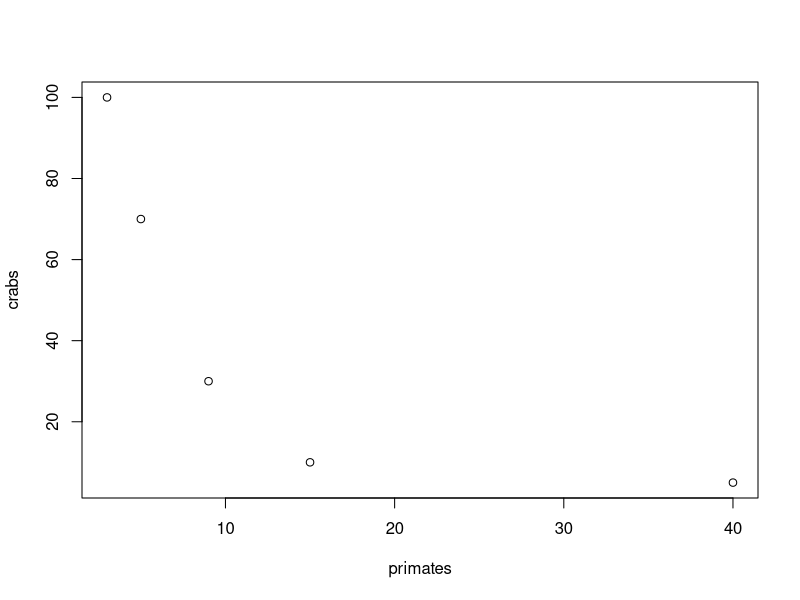
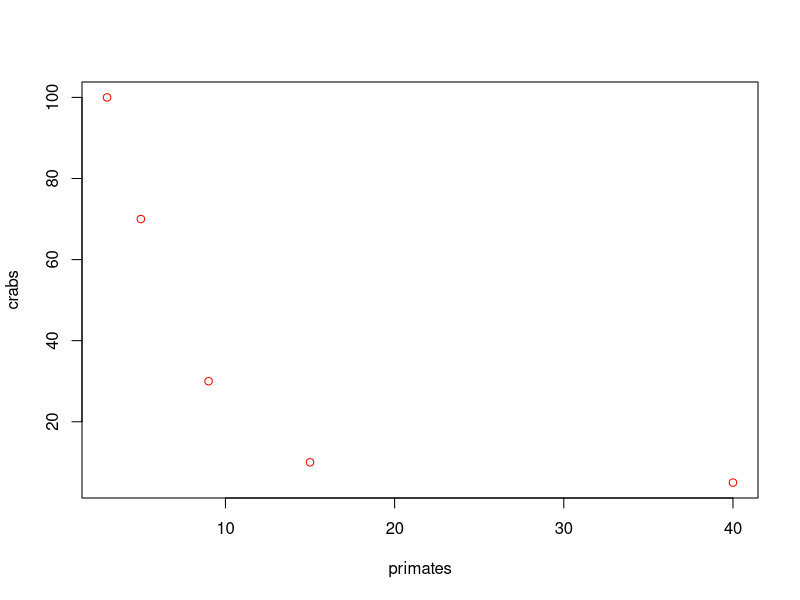
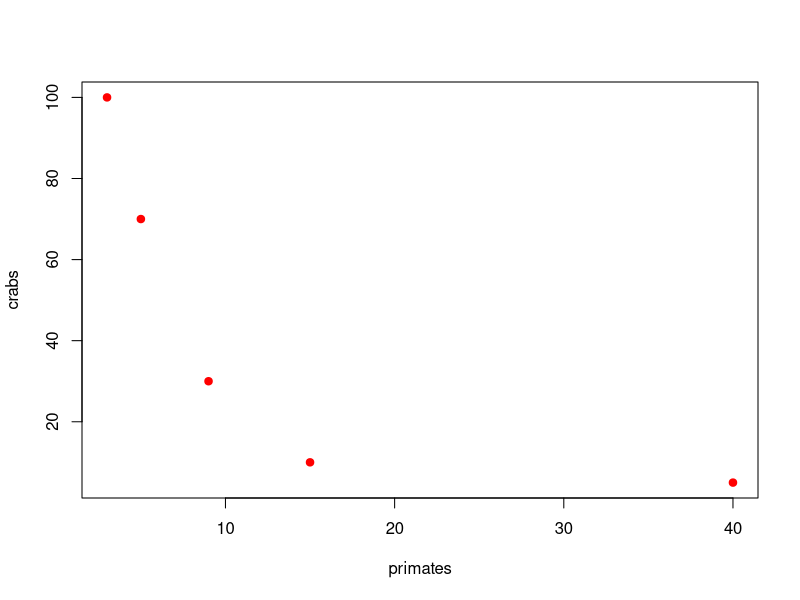
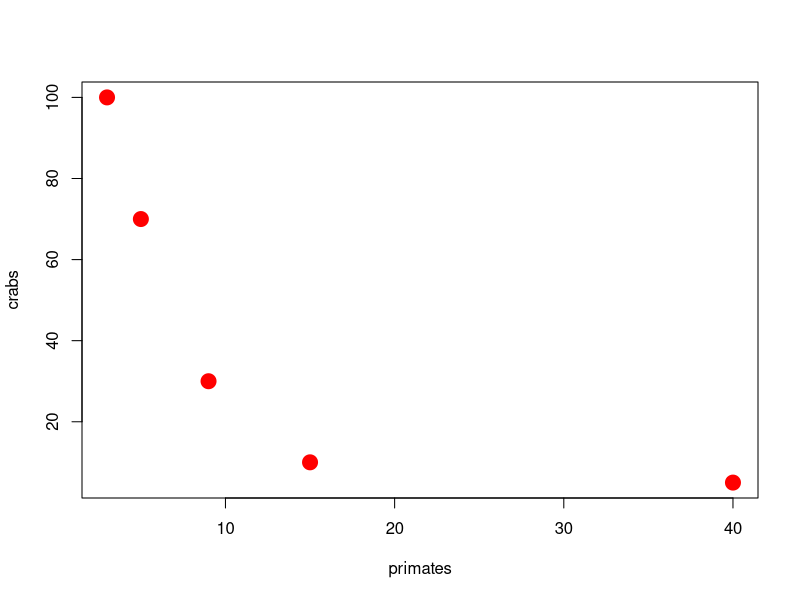
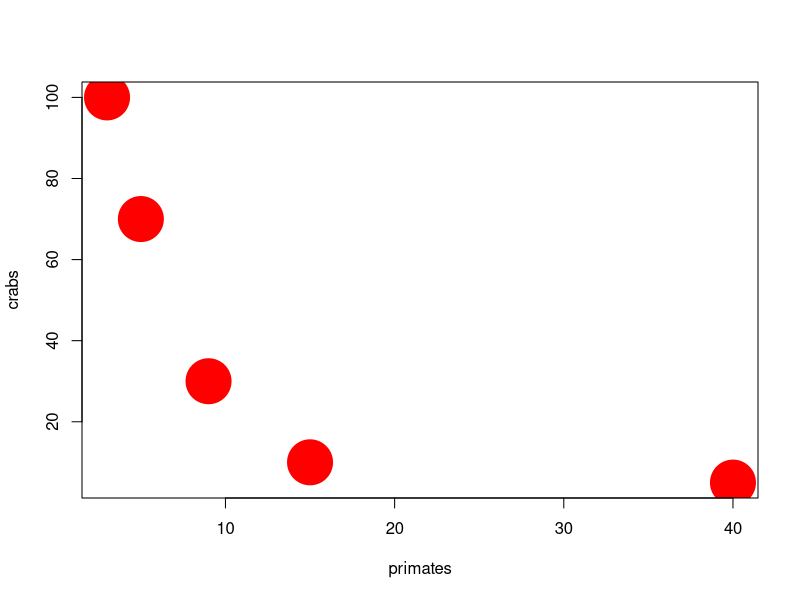
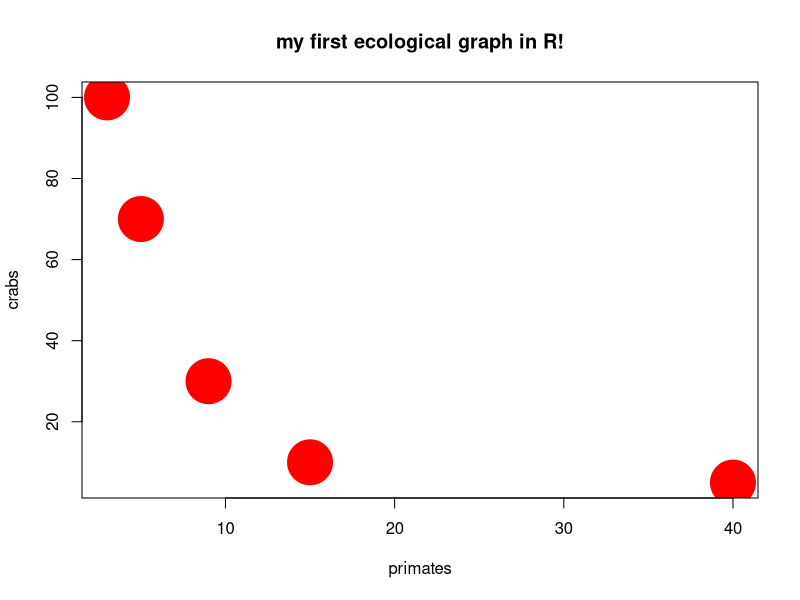

These charts were generated, in order, by the following R code:


#this is an array
primates<-c(3,5,9,15,40)
primates

#new set
crabs <- c(100,70,30,10,5)
crabs

#first plot in R

plot(primates,crabs)

#plot with color...col=DOUBLE QUOTES
plot(primates,crabs,col="red")

#fill in circles by adding pch to list in brackets
plot(primates,crabs,col="red",pch=19)

#change size of symbol(circle)with cex
plot(primates,crabs,col="red",pch=19, cex=2)
plot(primates,crabs,col="red",pch=19, cex=6)

#main added as to make a title name,main=DOUBLE QUOTES
plot(primates,crabs,col="red",pch=19, cex=6,main="my first ecological graph in R!")
 
#CREATE A DATAFRAME....use function data.frame assign to ecoset
ecoset <- data.frame(primates,crabs)

ecoset

#find mean value per site
(3+5+9+15+40)/5
(100+70+30+10+5)/5

#summary of the dataframe...we can see min,1st 2nd 3rd quantile,max,median and mean....
summary(ecoset)

